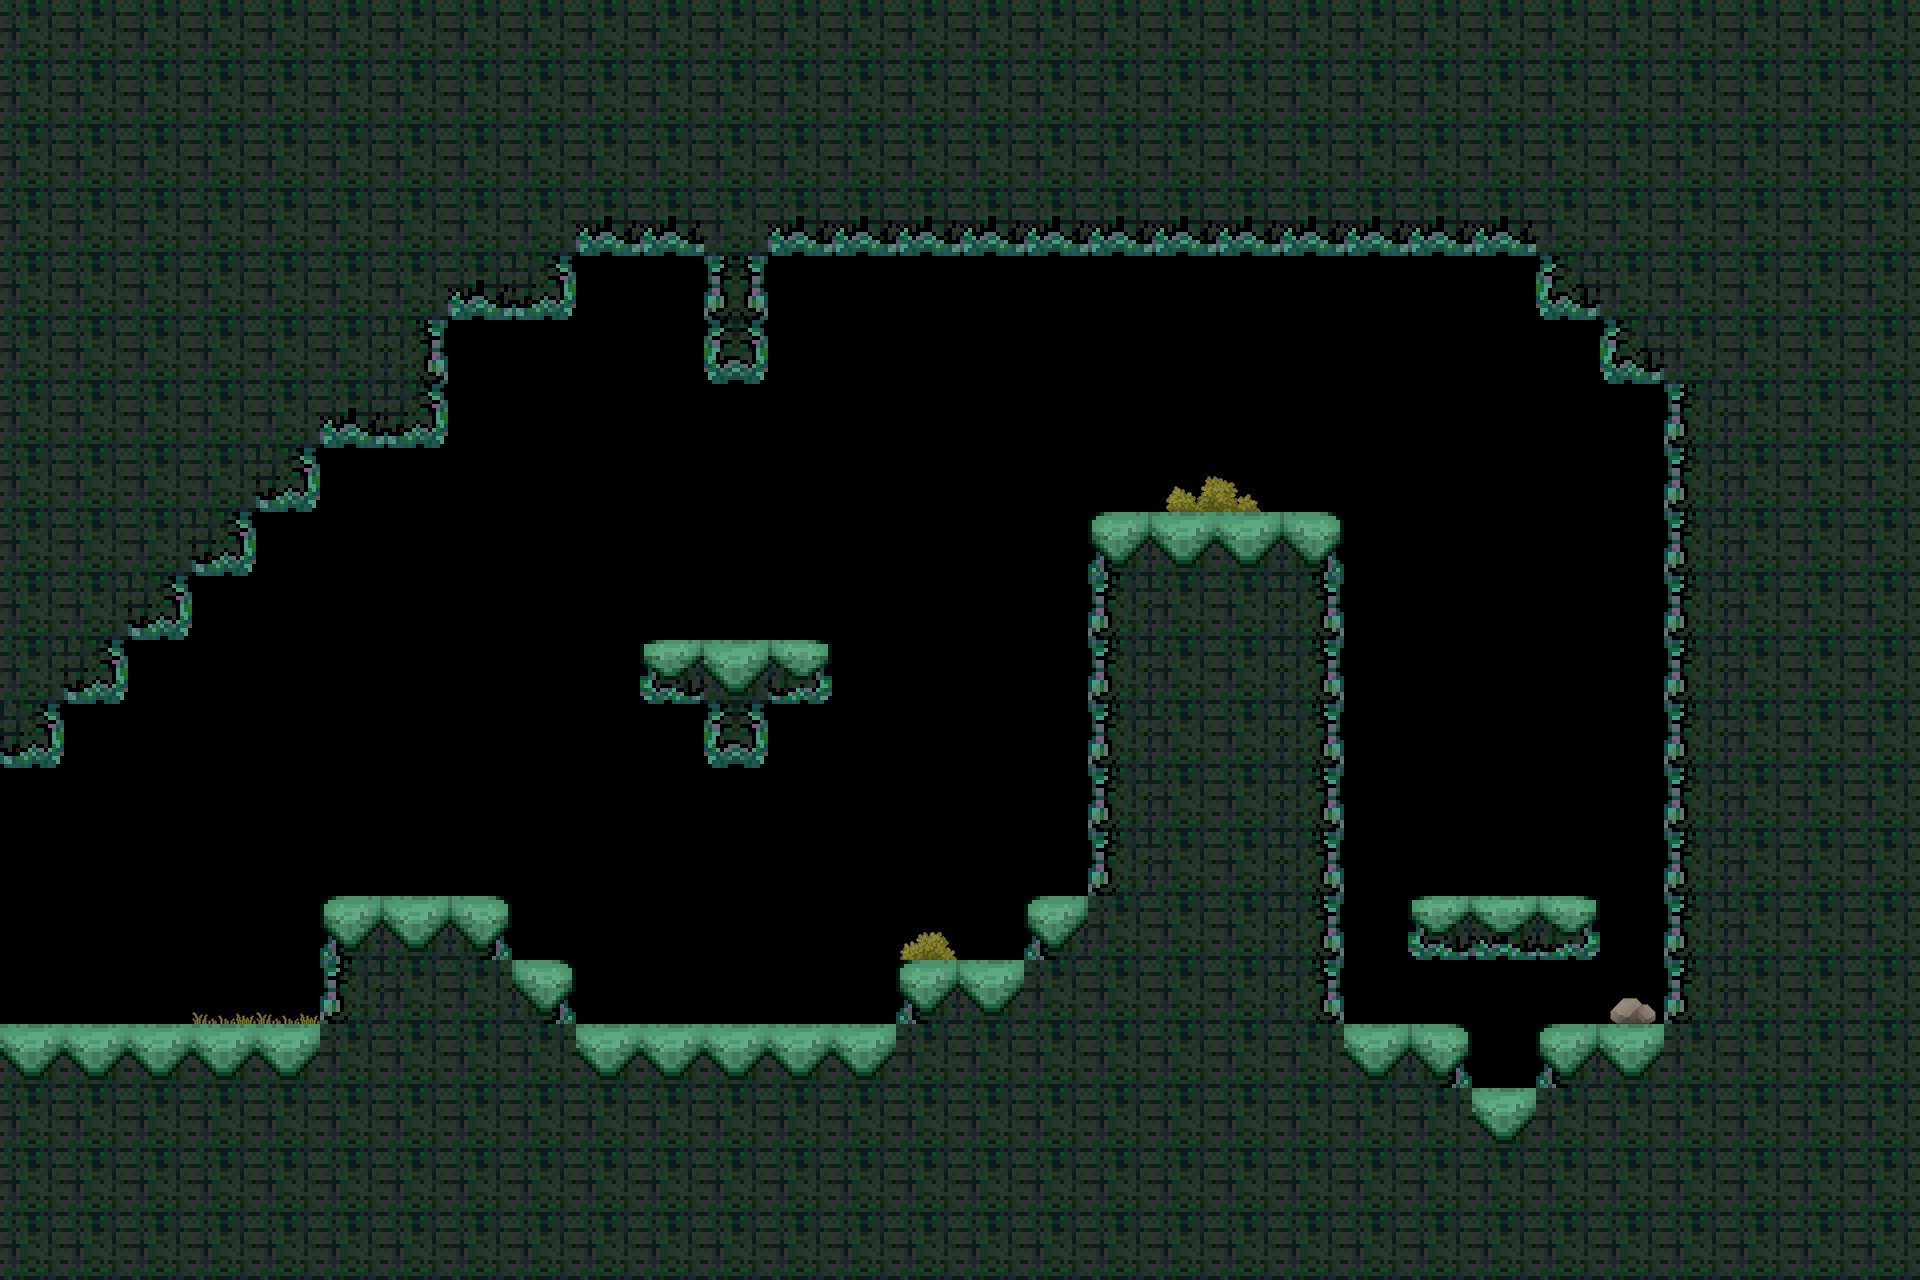

The image is a tile-based game level rendered from a .tmx file. Its description and complete source (layers, tilesets, objects, tile grids) follow:
An orthogonal 30x20 tile map with 64x64 px tiles, 2 tile layers (tiles, deco), 2 tilesets and 9 objects (W, end).

<map version="1.4" tiledversion="1.4.3" orientation="orthogonal" renderorder="right-down" width="30" height="20" tilewidth="64" tileheight="64" infinite="0" nextlayerid="6" nextobjectid="15">
 <tileset firstgid="1" source="../level0.tsx" />
 <tileset firstgid="17" source="../deco1.tsx" />
 <layer id="1" name="tiles" width="30" height="20">
  <data encoding="csv">
6,6,6,6,6,6,6,6,6,6,6,6,6,6,6,6,6,6,6,6,6,6,6,6,6,6,6,6,6,6,
6,6,6,6,6,6,6,6,6,6,6,6,6,6,6,6,6,6,6,6,6,6,6,6,6,6,6,6,6,6,
6,6,6,6,6,6,6,6,6,6,6,6,6,6,6,6,6,6,6,6,6,6,6,6,6,6,6,6,6,6,
6,6,6,6,6,6,6,6,6,10,10,6,10,10,10,10,10,10,10,10,10,10,10,10,6,6,6,6,6,6,
6,6,6,6,6,6,6,10,11,0,0,8,0,0,0,0,0,0,0,0,0,0,0,0,9,6,6,6,6,6,
6,6,6,6,6,6,7,0,0,0,0,12,0,0,0,0,0,0,0,0,0,0,0,0,0,9,6,6,6,6,
6,6,6,6,6,10,11,0,0,0,0,0,0,0,0,0,0,0,0,0,0,0,0,0,0,0,5,6,6,6,
6,6,6,6,11,0,0,0,0,0,0,0,0,0,0,0,0,0,0,0,0,0,0,0,0,0,5,6,6,6,
6,6,6,11,0,0,0,0,0,0,0,0,0,0,0,0,0,1,2,2,3,0,0,0,0,0,5,6,6,6,
6,6,11,0,0,0,0,0,0,0,0,0,0,0,0,0,0,5,6,6,7,0,0,0,0,0,5,6,6,6,
6,11,0,0,0,0,0,0,0,0,13,2,15,0,0,0,0,5,6,6,7,0,0,0,0,0,5,6,6,6,
11,0,0,0,0,0,0,0,0,0,0,12,0,0,0,0,0,5,6,6,7,0,0,0,0,0,5,6,6,6,
0,0,0,0,0,0,0,0,0,0,0,0,0,0,0,0,0,5,6,6,7,0,0,0,0,0,5,6,6,6,
0,0,0,0,0,0,0,0,0,0,0,0,0,0,0,0,0,5,6,6,7,0,0,0,0,0,5,6,6,6,
0,0,0,0,0,1,2,3,0,0,0,0,0,0,0,0,1,6,6,6,7,0,13,14,15,0,5,6,6,6,
0,0,0,0,0,5,6,6,3,0,0,0,0,0,1,2,6,6,6,6,7,0,0,0,0,0,5,6,6,6,
2,2,2,2,2,6,6,6,6,2,2,2,2,2,6,6,6,6,6,6,6,2,3,0,1,2,6,6,6,6,
6,6,6,6,6,6,6,6,6,6,6,6,6,6,6,6,6,6,6,6,6,6,6,2,6,6,6,6,6,6,
6,6,6,6,6,6,6,6,6,6,6,6,6,6,6,6,6,6,6,6,6,6,6,6,6,6,6,6,6,6,
6,6,6,6,6,6,6,6,6,6,6,6,6,6,6,6,6,6,6,6,6,6,6,6,6,6,6,6,6,6
</data>
 </layer>
 <layer id="5" name="deco" width="30" height="20">
  <data encoding="csv">
0,0,0,0,0,0,0,0,0,0,0,0,0,0,0,0,0,0,0,0,0,0,0,0,0,0,0,0,0,0,
0,0,0,0,0,0,0,0,0,0,0,0,0,0,0,0,0,0,0,0,0,0,0,0,0,0,0,0,0,0,
0,0,0,0,0,0,0,0,0,0,0,0,0,0,0,0,0,0,0,0,0,0,0,0,0,0,0,0,0,0,
0,0,0,0,0,0,0,0,0,0,0,0,0,0,0,0,0,0,0,0,0,0,0,0,0,0,0,0,0,0,
0,0,0,0,0,0,0,0,0,0,0,0,0,0,0,0,0,0,0,0,0,0,0,0,0,0,0,0,0,0,
0,0,0,0,0,0,0,0,0,0,0,0,0,0,0,0,0,0,0,0,0,0,0,0,0,0,0,0,0,0,
0,0,0,0,0,0,0,0,0,0,0,0,0,0,0,0,0,0,0,0,0,0,0,0,0,0,0,0,0,0,
0,0,0,0,0,0,0,0,0,0,0,0,0,0,0,0,0,0,20,21,0,0,0,0,0,0,0,0,0,0,
0,0,0,0,0,0,0,0,0,0,0,0,0,0,0,0,0,0,0,0,0,0,0,0,0,0,0,0,0,0,
0,0,0,0,0,0,0,0,0,0,0,0,0,0,0,0,0,0,0,0,0,0,0,0,0,0,0,0,0,0,
0,0,0,0,0,0,0,0,0,0,0,0,0,0,0,0,0,0,0,0,0,0,0,0,0,0,0,0,0,0,
0,0,0,0,0,0,0,0,0,0,0,0,0,0,0,0,0,0,0,0,0,0,0,0,0,0,0,0,0,0,
0,0,0,0,0,0,0,0,0,0,0,0,0,0,0,0,0,0,0,0,0,0,0,0,0,0,0,0,0,0,
0,0,0,0,0,0,0,0,0,0,0,0,0,0,0,0,0,0,0,0,0,0,0,0,0,0,0,0,0,0,
0,0,0,0,0,0,0,0,0,0,0,0,0,0,17,0,0,0,0,0,0,0,0,0,0,0,0,0,0,0,
0,0,0,31,31,0,0,0,0,0,0,0,0,0,0,0,0,0,0,0,0,0,0,0,0,23,0,0,0,0,
0,0,0,0,0,0,0,0,0,0,0,0,0,0,0,0,0,0,0,0,0,0,0,0,0,0,0,0,0,0,
0,0,0,0,0,0,0,0,0,0,0,0,0,0,0,0,0,0,0,0,0,0,0,0,0,0,0,0,0,0,
0,0,0,0,0,0,0,0,0,0,0,0,0,0,0,0,0,0,0,0,0,0,0,0,0,0,0,0,0,0,
0,0,0,0,0,0,0,0,0,0,0,0,0,0,0,0,0,0,0,0,0,0,0,0,0,0,0,0,0,0
</data>
 </layer>
 <objectgroup id="3" name="conx">
  <object id="7" name="W" x="0" y="768" width="64" height="256" />
 </objectgroup>
 <objectgroup id="4" name="spawns">
  <object id="4" name="end" x="1472" y="896">
   <point />
  </object>
  <object id="8" x="1280" y="448">
   <point />
  </object>
  <object id="10" x="960" y="896">
   <point />
  </object>
  <object id="14" x="768" y="576">
   <point />
  </object>
 </objectgroup>
 <objectgroup id="2" name="collision">
  <object id="1" x="0" y="0">
   <polygon points="0,0 1920,0 1920,1280 0,1280 0,1024 320,1024 320,896 512,896 512,960 576,960 576,1024 896,1024 896,960 1024,960 1024,896 1088,896 1088,512 1344,512 1344,1024 1472,1024 1472,1088 1536,1088 1536,1024 1664,1024 1664,384 1600,384 1600,320 1536,320 1536,256 768,256 768,384 704,384 704,256 576,256 576,320 448,320 448,448 320,448 320,512 256,512 256,576 192,576 192,640 128,640 128,704 64,704 64,768 0,768" />
  </object>
  <object id="2" x="640" y="640">
   <polygon points="0,0 192,0 192,64 128,64 128,128 64,128 64,64 0,64" />
  </object>
  <object id="3" x="1408" y="896">
   <polygon points="0,0 192,0 192,64 0,64" />
  </object>
  <object id="13" x="32" y="32">
   <polygon points="0,0 0,1216 1856,1216 1856,0" />
  </object>
 </objectgroup>
</map>
